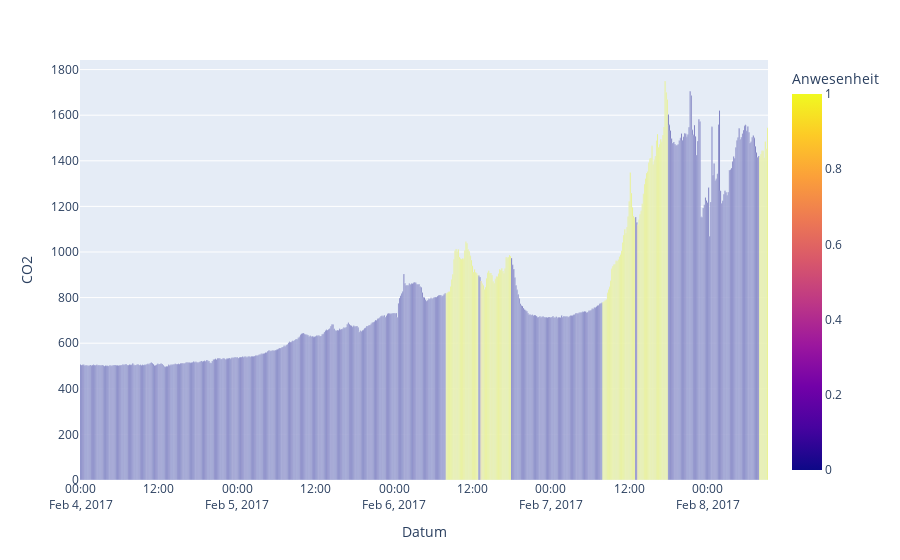

The notebook cell this image was saved under:
### Code cell
print(pd.DataFrame(columns=df.columns))
X_name = feature_names=list(X.columns)
mDT = DecisionTreeClassifier(**rsDT.best_params_,random_state=42)
mDT.fit(X_train, y_train)

report(mDT)
plt.figure(figsize=(12,12))
plot_tree(mDT, rounded=True, filled=True, class_names=y.reset_index().columns[1], feature_names=X_name, fontsize=10)
plt.show(mDT)
test_viz(mDT)

### Figure 1 — Plotly figure (JSON) as saved in the notebook; plotly's stock layout.template omitted (floating-point values rounded to 4 significant figures; data arrays with more than 128 entries replaced by an {"elided": "..."} marker saying what was removed)
{"data": [{"alignmentgroup": "True", "hovertemplate": "Datum=%{x}<br>CO2=%{y}<br>Anwesenheit=%{marker.color}<extra></extra>", "legendgroup": "", "marker": {"color": {"elided": "632 float values"}, "coloraxis": "coloraxis", "pattern": {"shape": ""}}, "name": "", "offsetgroup": "", "orientation": "v", "showlegend": false, "textposition": "auto", "type": "bar", "x": {"elided": "632 str values"}, "xaxis": "x", "y": {"elided": "632 float values"}, "yaxis": "y"}], "layout": {"barmode": "relative", "coloraxis": {"colorbar": {"title": {"text": "Anwesenheit"}}, "colorscale": [[0, "#0d0887"], [0.1111, "#46039f"], [0.2222, "#7201a8"], [0.3333, "#9c179e"], [0.4444, "#bd3786"], [0.5556, "#d8576b"], [0.6667, "#ed7953"], [0.7778, "#fb9f3a"], [0.8889, "#fdca26"], [1, "#f0f921"]]}, "legend": {"tracegroupgap": 0}, "margin": {"t": 60}, "xaxis": {"anchor": "y", "domain": [0, 1], "title": {"text": "Datum"}}, "yaxis": {"anchor": "x", "domain": [0, 1], "title": {"text": "CO2"}}}}
